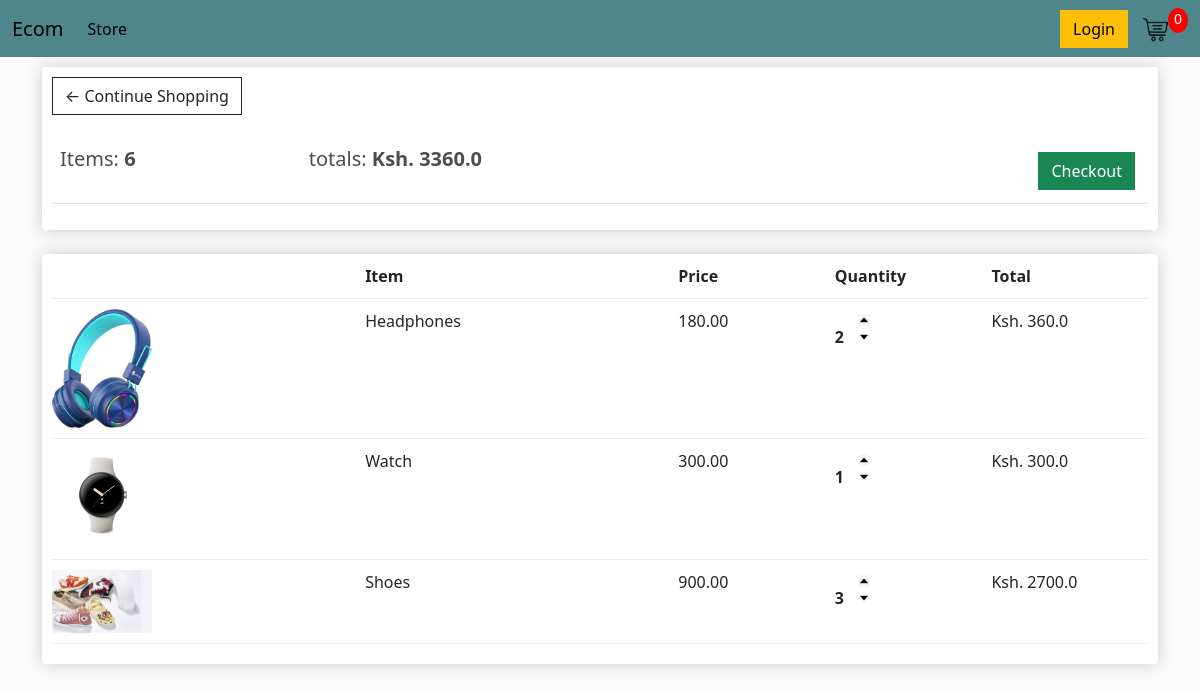
The app's page /cart/ (signed in) with its own data.
### store/models.py (models this page shows, shortened)
class Order(models.Model):
    customer = models.ForeignKey(
        Customer, on_delete=models.SET_NULL, null=True, blank=True)
    date_ordered = models.DateTimeField(auto_now_add=True)
    complete = models.BooleanField(default=False, null=True, blank=False)
    transaction_id = models.CharField(max_length=100, null=True)
    @property
    def get_cart_total(self):
        orderitems = self.orderitem_set.all()
        total = sum([item.get_total for item in orderitems])
        return total
    def get_cart_items(self):
        orderitems = self.orderitem_set.all()
        total = sum([item.quantity for item in orderitems])
        return total

class OrderItem(models.Model):
    product = models.ForeignKey(
        Product, on_delete=models.SET_NULL, null=True, blank=True)
    order = models.ForeignKey(
        Order, on_delete=models.SET_NULL, null=True, blank=True)
    quantity = models.IntegerField(default=0, null=True, blank=True)
    date_added = models.DateTimeField(auto_now_add=True)
    @property
    def get_total(self):
        total = self.product.price * self.quantity
        return total

class Product(models.Model):
    name = models.CharField(max_length=200)
    price = models.FloatField()
    digital = models.BooleanField(default=False, null=True, blank=False)
    image = models.ImageField(upload_to='products', null=True, blank=True)

### store/views.py (the view)
# urls.py: path('cart/', views.cart, name='cart'),
def cart(request):
    if request.user.is_authenticated:
        customer = request.user.customer
        order, created = Order.objects.get_or_create(
            customer=customer, complete=False)
        items = order.orderitem_set.all()
    else:
        items = []
        order = {'get_cart_total': 0, 'get_cart_items': 0}
    context = {'items': items, 'order': order}
    return render(request, 'store/cart.html', context)

### store/templates/store/cart.html (shortened to what this page needs)
{% extends 'store/main.html' %} {% load static %} {% block content %}
<div class="row">
  <div class="col-lg-12">
    <div class="box-element">
      <a href="{% url 'store' %}" class="btn btn-outline-dark">
        &#x2190; Continue Shopping</a
      >
      <br /><br />
      <table class="table">
        <tr>
          <th>
            <h5>Items: <strong>{{ order.get_cart_items }}</strong></h5>
          </th>
          <th>
            <h5>totals: <strong>Ksh. {{ order.get_cart_total }}</strong></h5>
          </th>
          <th>
            <a
              href="{% url 'checkout' %}"
              class="btn btn-success"
              style="float: right; margin: 5px"
              >Checkout</a
            >
          </th>
        </tr>
      </table>
    </div>
    <br />
    <div class="box-element">
      <div class="cart-row">
        <div style="flex: 2"></div>
        <div style="flex: 2"><strong>Item</strong></div>
        <div style="flex: 1"><strong>Price</strong></div>
        <div style="flex: 1"><strong>Quantity</strong></div>
        <div style="flex: 1"><strong>Total</strong></div>
      </div>
      {% for item in items %}
      <div class="cart-row">
        {% if item.product.image %}
        <div style="flex: 2">
          <img
            src="{{ item.product.image.url }}"
            alt="Placeholder"
            class="row-image"
          />
        </div>
        {% endif %}
        <div style="flex: 2">{{item.product.name}}</div>
        <div style="flex: 1">{{item.product.price|floatformat:2}}</div>
        <div style="flex: 1">
          <p class="quantity">{{item.quantity}}</p>
          <div class="quantity">
            <img
              src="{% static 'images/arrow-up.png' %}"
              alt="Add quantity"
              class="chg-quantity"
            />
            <img
              src="{% static 'images/arrow-down.png' %}"
              alt="Reduce quantity"
              class="chg-quantity"
            />
          </div>
        </div>
        <div style="flex: 1">Ksh. {{item.get_total}}</div>
      </div>
      {% endfor %}
    </div>
  </div>
</div>
{% endblock%}

### static/css/styles.css (style rules this page uses)
body { background-color: hsl(0, 0%, 98%); }
h1,h2,h3,h4,h5,h6 { color:hsl(0, 0%, 30%); }
.box-element { box-shadow:hsl(0, 0%, 80%) 0 0 16px; background-color: #fff; border-radius: 4px; padding: 10px; }
.col-lg-4, .col-lg-6, .col-lg-8, .col-lg-12 { margin-top: 10px; }
.btn { border-radius: 0; }
.row-image { width: 100px; }
.cart-row { display: flex; align-items: flex-stretch; padding-bottom: 10px; margin-bottom: 10px; border-bottom: 1px solid #ececec; }
.quantity { display: inline-block; font-weight: 700; padding-right:10px; }
.chg-quantity { width: 12px; cursor: pointer; display: block; margin-top: 5px; transition:.1s; }

### records on screen
Order: get_cart_items "6", get_cart_total "3360.0"
OrderItem: product.image (picture), product.name "Headphones", product.price "180.00", quantity "2", get_total "360.0"
OrderItem: product.image (picture), product.name "Watch", product.price "300.00", quantity "1", get_total "300.0"
OrderItem: product.image (picture), product.name "Shoes", product.price "900.00", quantity "3", get_total "2700.0"
